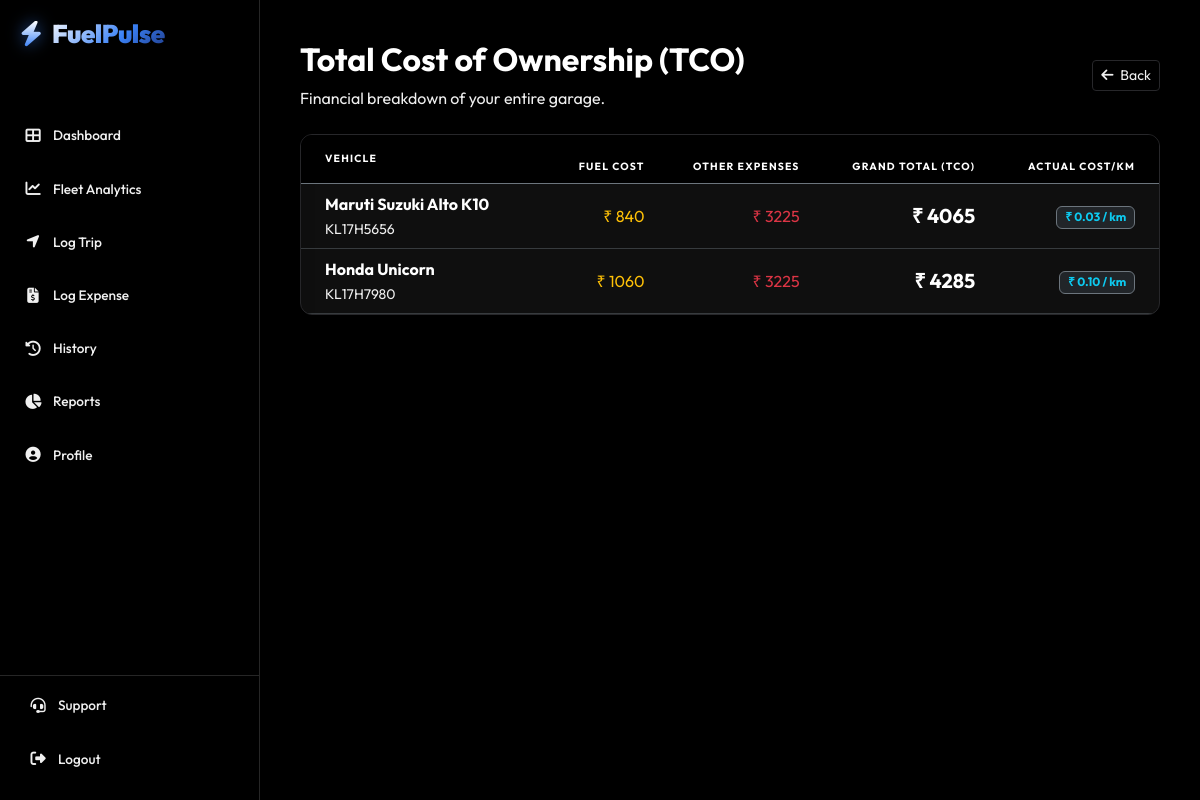
Screenshot of /tools/tco/ (signed in) with the database file from the repository.
### core/models.py (models this page shows, shortened)
class Vehicle(models.Model):
    CATEGORY_CHOICES = [
        ('Two Wheeler', 'Two Wheeler'),
        ('Four Wheeler', 'Four Wheeler'),
        ('Heavy Vehicle', 'Heavy Vehicle'),
    ]
    ownership_type = models.CharField(max_length=50, default="1st Owner")
    FUEL_CHOICES = [
        ('Petrol', 'Petrol'),
        ('Diesel', 'Diesel'),
        ('CNG', 'CNG'),
        ('Electric', 'Electric')
    ]
    owner = models.ForeignKey(User, on_delete=models.CASCADE)
    category = models.CharField(max_length=20, choices=CATEGORY_CHOICES, default='Four Wheeler')
    make = models.CharField(max_length=50)       # e.g. Maruti, Honda (No restricted choices, accepts JS input)
    model_name = models.CharField(max_length=50) # e.g. Swift, City
    license_plate = models.CharField(max_length=20)
    target_mileage = models.FloatField(default=0.0, help_text="Target km/L (e.g., 18.5)")
    target_cost_per_km = models.FloatField(default=0.0, help_text="Target Cost per KM (e.g., 5.0)")
    purchase_year = models.IntegerField(default=2023)
    purchase_price = models.DecimalField(max_digits=12, decimal_places=2, default=500000.00)
    fuel_type = models.CharField(max_length=20, choices=FUEL_CHOICES, default='Petrol')
    current_odometer = models.IntegerField(default=0)
    purchase_price = models.DecimalField(max_digits=12, decimal_places=2, default=500000.00)
    purchase_year = models.IntegerField(default=2021)
    insurance_expiry = models.DateField(null=True, blank=True)
    pollution_expiry = models.DateField(null=True, blank=True)
    fitness_expiry = models.DateField(null=True, blank=True)
    image_url = models.URLField(max_length=500, blank=True, null=True)
    is_active = models.BooleanField(default=True)

### core/views.py (the view)
# urls.py: path('tools/tco/', views.tco_report, name='tco_report'),
@login_required
def tco_report(request):
    vehicles = Vehicle.objects.filter(owner=request.user)
    report_data = []
    for v in vehicles:
        f_cost = FuelLog.objects.filter(vehicle=v).aggregate(Sum('total_cost'))['total_cost__sum'] or 0
        e_cost = ExpenseLog.objects.filter(user=request.user).aggregate(Sum('amount'))['amount__sum'] or 0
        total_km = v.current_odometer
        actual_cpk = (f_cost + e_cost) / total_km if total_km > 0 else 0
        report_data.append({
            'vehicle': v,
            'fuel_cost': f_cost,
            'expense_cost': e_cost,
            'total_tco': f_cost + e_cost,
            'actual_cpk': round(actual_cpk, 2)
        })
    return render(request, 'core/tco_report.html', {'report': report_data})

### templates/core/tco_report.html (shortened to what this page needs)
{% extends 'base.html' %}
{% block content %}
<div class="row mb-4">
    <div class="col-12 d-flex justify-content-between align-items-center">
        <div>
            <h2 class="text-white fw-bold">Total Cost of Ownership (TCO)</h2>
            <p class="text-muted mb-0">Financial breakdown of your entire garage.</p>
        </div>
        <a href="{% url 'analytics_dashboard' %}" class="btn btn-outline-secondary btn-sm">
            <i class="fas fa-arrow-left me-1"></i> Back
        </a>
    </div>
</div>
<div class="stats-card p-0 overflow-hidden">
    <div class="table-responsive">
        <table class="table table-dark table-hover align-middle mb-0">
            <thead class="bg-black">
                <tr class="text-muted small text-uppercase border-bottom border-secondary">
                    <th class="py-3 ps-4">Vehicle</th>
                    <th class="text-end">Fuel Cost</th>
                    <th class="text-end">Other Expenses</th>
                    <th class="text-end text-white">Grand Total (TCO)</th>
                    <th class="text-end pe-4">Actual Cost/KM</th>
                </tr>
            </thead>
            <tbody>
                {% for row in report %}
                <tr>
                    <td class="ps-4">
                        <div class="fw-bold text-white">{{ row.vehicle.make }} {{ row.vehicle.model_name }}</div>
                        <small class="text-muted">{{ row.vehicle.license_plate }}</small>
                    </td>
                    <td class="text-end text-warning">₹ {{ row.fuel_cost }}</td>
                    <td class="text-end text-danger">₹ {{ row.expense_cost }}</td>
                    <td class="text-end fw-bold fs-5">₹ {{ row.total_tco }}</td>
                    <td class="text-end pe-4">
                        <span class="badge bg-dark border border-secondary text-info">₹ {{ row.actual_cpk }} / km</span>
                    </td>
                </tr>
                {% endfor %}
            </tbody>
        </table>
    </div>
</div>
{% endblock %}

### static/css/styles.css (style rules this page uses)
:root { --bg-body: #000000; --bg-sidebar: #050505; --bg-card: #0f0f0f; --bg-hover: grey; --text-main: #ffffff; --text-muted: grey; --accent: #3b82f6; --accent-hover: #2563eb; --danger: #ef4444; --border: #27272a; }
body { background-color: var(--bg-body); color: var(--text-main); font-family: 'Inter', sans-serif; overflow-x: hidden; }
.stats-card { background-color: var(--bg-card); border: 1px solid var(--border); border-radius: 12px; padding: 1.5rem; transition: transform 0.2s; }
.btn-outline-secondary { border-color: var(--border); color: var(--text-muted); background: transparent; }

### templates/base.html (style rules this page uses)
:root { --bg-deep: #000000; --sidebar-bg: #000000; --border-glass: rgba(255, 255, 255, 0.15); --text-main: #ffffff; --text-muted: #f0f0f0; --accent-gradient: linear-gradient(120deg, #1e3a8a 0%, #3b82f6 50%, #ffffff 150%); --neon-glow: 0 0 15px rgba(59, 130, 246, 0.4); }
body { background-color: var(--bg-deep); color: var(--text-main); font-family: 'Outfit', sans-serif; overflow-x: hidden; }
h1, h2, h3, h4, h5, h6, p, span, div, li, td, th, label { color: var(--text-main) !important; }
.text-muted { color: var(--text-muted) !important; }
.table { color: var(--text-main) !important; --bs-table-color: var(--text-main); --bs-table-bg: transparent; }
a { color: #60a5fa; text-decoration: none; }
.small.text-uppercase { color: #94a3b8 !important; font-size: 0.65rem; letter-spacing: 1.2px; margin-top: 10px; margin-bottom: 4px; padding-left: 12px; font-weight: 800; }

### rows the page displays
Vehicle: vehicle.make "Maruti Suzuki", vehicle.model_name "Alto K10", vehicle.license_plate "KL17H5656", fuel_cost "840", expense_cost "3225", total_tco "4065", actual_cpk "0.03"
Vehicle: vehicle.make "Honda", vehicle.model_name "Unicorn", vehicle.license_plate "KL17H7980", fuel_cost "1060", expense_cost "3225", total_tco "4285", actual_cpk "0.10"
